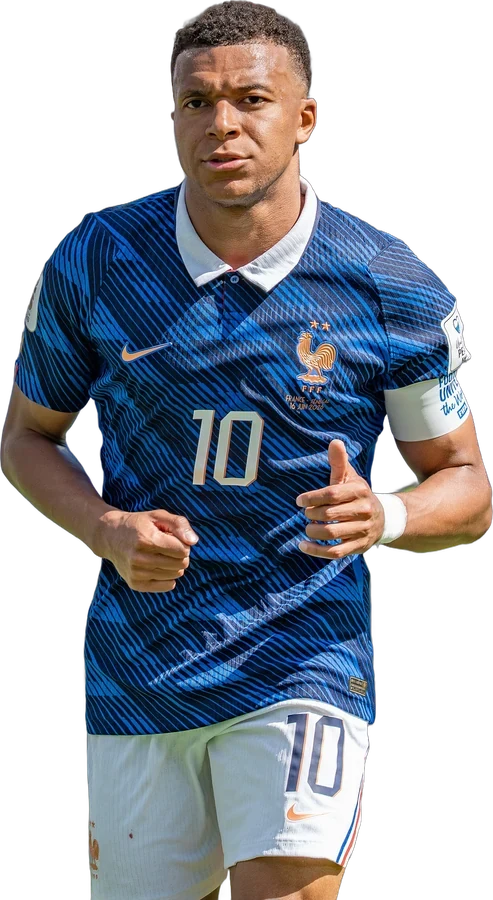
#> input picture team/site/v3a/proto/home/players/football.webp, 493 x 900 px
$ python -i players_headshots.py   (imports and definitions only)
#> lines starting #> are read from the running program, lines starting #| are printed output that depends on the picture
# -*- coding: utf-8 -*-
"""Портреты футболистов «как в НХЛ»: голова и плечи, анфас, прозрачный фон, 256x256 WEBP.
Источник — фото из football/data/photos.json (Wikimedia Commons). Запуск в Actions (site-v3a-headshots.yml).
Правила: нужно ровно одно крупное лицо (иначе пропуск, чужих лиц не оставляем); лицо ~40% ширины кадра,
глаза на ~38% высоты; фон убирает rembg. Готовые файлы не пересчитываются.
Лимит игроков: первая строка headshots_run.txt вида «limit=30» (пусто или 0 — все)."""
import io, json, os, re, sys, time
import cv2, numpy as np, requests
from PIL import Image

H = os.path.dirname(os.path.abspath(__file__))
D = os.path.join(H, 'data')
OUT = os.path.join(D, 'ph')
# [1 line not run here, left out]
BUDGET = float(os.environ.get('HEADSHOTS_BUDGET', 48 * 60))  # сек: потом выходим, коммит, следующий запуск продолжит
T0 = time.time()
S = requests.Session()
S.headers['User-Agent'] = 'JarvisSiteBot/1.0 (football headshots; contact via github.com/sevasonyshahmatov-collab)'


def jload(name, default):
    try:
        return json.load(open(os.path.join(D, name), encoding='utf-8'))
    except Exception:  # noqa: BLE001
        return default


photos = jload('photos.json', {})
done = jload('headshots.json', {})
skipped = jload('headshots_skipped.json', {})
#> further down, picture is the input picture: PIL image 493x900 RGBA; mean R, G, B, A 54, 60.1, 70.4, 151.3
# [1 line not run here, left out]
# [1 line that did not run here, left out]
# [1 line that did not run here, left out]
limit = 0
# [5 lines not run here, left out]
ids = sorted((i for i in photos if re.fullmatch(r'[0-9]{1,12}', str(i))), key=lambda i: -goals.get(i, 0))   # id попадает в имя файла ph/<id>.webp: только цифры (защита от ../ из внешних данных)
if limit:
    ids = ids[:limit]
# [1 line not run here, left out]

import rembg
# [1 line that did not run here, left out]
casc = cv2.CascadeClassifier(os.path.join(cv2.data.haarcascades, 'haarcascade_frontalface_alt2.xml'))


THUMB = {}   # имя файла -> адрес готовой миниатюры (MediaWiki API, по 50 файлов за запрос)
STOP = False  # Wikimedia ответила 429 подряд — прекращаем запуск и цепочку, без долбёжки


# [41 lines left out: functions thumbs, fetch, not called in this run]


def find_face(img):
    g = cv2.equalizeHist(cv2.cvtColor(np.array(img.convert('RGB')), cv2.COLOR_RGB2GRAY))
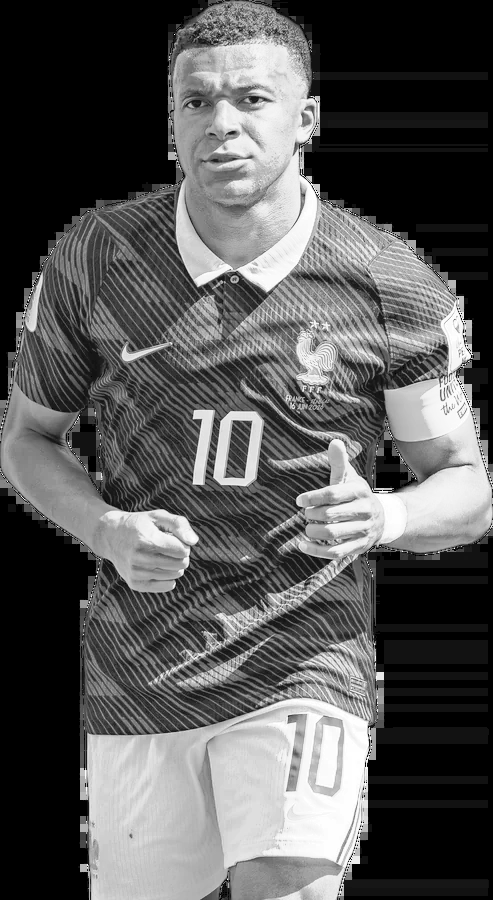
#> g: shape (900, 493); min 0, max 255, mean 88.4
    w = img.width
#> w = 493
    fs = casc.detectMultiScale(g, 1.1, 6, minSize=(max(40, w // 14),) * 2)
#> fs = [[147, 40, 158, 158]]
    return sorted([tuple(int(v) for v in f) for f in fs], key=lambda f: -f[2])


# [33 lines left out: function make, not called in this run]


# [5 lines not run here, left out]
fails = 0
n_ok = n_new = n_skip = 0
# [48 lines not run here, left out]

>>> from PIL import Image
>>> picture = Image.open('../proto/home/players/football.webp')
>>> result = find_face(picture)
#> result = [(147, 40, 158, 158)]
